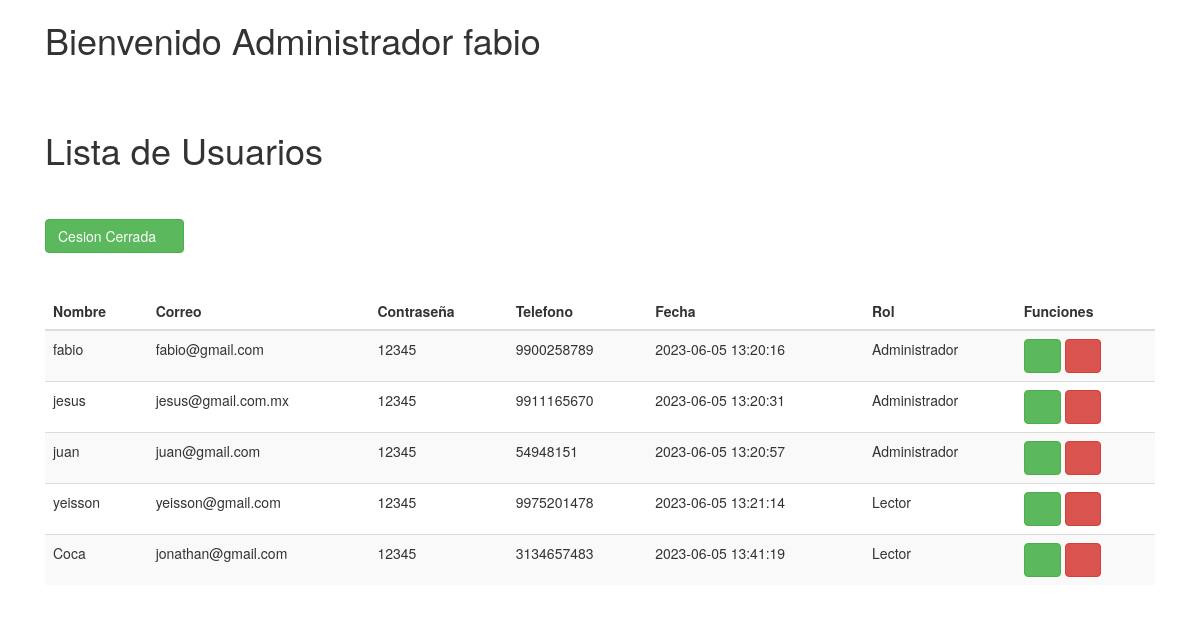
The page /administrador/View/user.php (signed in) on the database as committed earlier.
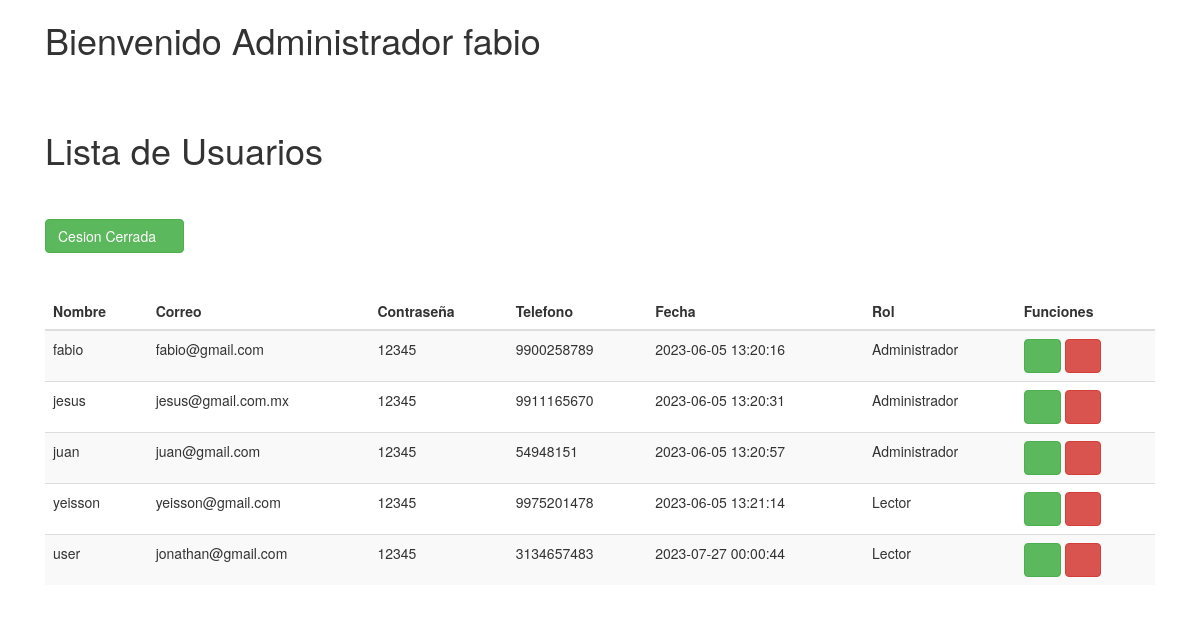
The same page on the database as committed later.
### tables this page shows
CREATE TABLE `user` (
  `id` int(11) NOT NULL,
  `nombre` varchar(50) NOT NULL,
  `correo` varchar(50) NOT NULL,
  `telefono` varchar(50) NOT NULL,
  `password` varchar(50) NOT NULL,
  `fecha` timestamp NOT NULL DEFAULT current_timestamp() ON UPDATE current_timestamp(),
  `rol` int(11) NOT NULL
);

CREATE TABLE `permisos` (
  `id` int(11) NOT NULL,
  `rol` varchar(50) NOT NULL
);

### administrador/View/user.php (the view, shortened to what this page needs)
<?php
require_once ("../../db/conexion.php");
?>
<!DOCTYPE html>
<html lang="en">
<head>
  <link rel="stylesheet" href="../../css/fontawesome-all.min.css">
  <link rel="stylesheet" href="../../css/bootstrap.min.css">
</head>
  <div class="container is-fluid">
      <div class="col-xs-12">
        <h1>Bienvenido Administrador <?php echo $_SESSION['nombre']; ?> </h1>
        <br>
        <br>
        <h1>Lista de Usuarios</h1>
        <br>
        <br>
        <div>
          <a class="btn btn-success" href="../Model/sesion/cerrarSesion.php">Cesion Cerrada
          <i class="fa fa-power-off" aria-hidden="true"></i></a>
        </div>
        <br>
        <br>
        <table class="table table-striped table-dark " id= "table_id">
            <thead>
              <tr>
                <th>Nombre</th>
                <th>Correo</th>
                <th>Contraseña</th>
                <th>Telefono</th>
                <th>Fecha</th>
                <th>Rol</th>
                <th>Funciones</th>
              </tr>
            </thead>
            <tbody>
              <?php
              $SQL = "SELECT user.id, user.nombre, user.correo, user.password, user.telefono,
              user.fecha, permisos.rol FROM user LEFT JOIN permisos
              ON user.rol = permisos.id";
              $dato = mysqli_query($conexion, $SQL);
              if($dato -> num_rows >0){
                while($fila = mysqli_fetch_array($dato)){
              ?>
              <tr>
                <td><?php echo $fila['nombre']; ?>  </td>
                <td><?php echo $fila['correo']; ?>  </td>
                <td><?php echo $fila['password']; ?></td>
                <td><?php echo $fila['telefono']; ?></td>
                <td><?php echo $fila['fecha']; ?>   </td>
                <td><?php echo $fila['rol']; ?>     </td>
              <td>
                <a class="btn btn-success" href="editar_user.php?id=<?php echo $fila['id']?> ">
                <i class="fa fa-edit"></i> </a>
                <a class="btn btn-danger" href="eliminar_user.php?id=<?php echo $fila['id']?>">
                <i class="fa fa-trash"></i></a>
              </td>
              </tr>
              <?php
              }
              }else{
                ?>
                <tr class="text-cente">
                  <td colspan="16">No existen registros</td>
                </tr>
                <?php
                }
                ?>
            </tbody>
        </table>
</html>

Rows that differ between the two databases and show on the page:
changed user "jonathan@gmail.com": nombre "Coca" → "user"; fecha "2023-06-05 13:41:19" → "2023-07-27 00:00:44"
